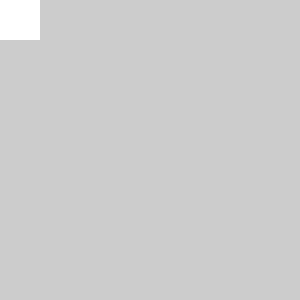
Frame 1 (no input)
Frame 60 (the mouse pressed at the canvas centre just before this capture): identical to frame 1, image omitted
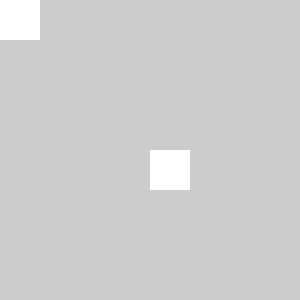
Frame 120 (the mouse held since frame 60 and released just before this capture)

The Processing sketch that drew these frames (run headless with seeded random() and noise(); from frame 60 on, the mouse is pressed at the canvas centre):

// Processing sketch: sketch_21_2
// ── sketch_21_2.pde
void setup() {
  noStroke ();
  smooth ();
  size (300, 300);
}
void draw () {
 // drawSwirl (mouseX, mouseY, 30);
  myRectangle (mouseX, mouseY); 
 
}

void myRectangle (int x, int y) {
  rect (x, y, 40, 40);
}

void drawSwirl (int xPos, int yPos, int radius) {
  for (int deg = 0; deg < 360; deg =+ 12) {
    float angle = radians (deg);
    float x = xPos + ( cos (angle)*radius);
    float y = yPos + (sin (angle) * radius);
    ellipse (x, y, 5, 5);
  }
}
